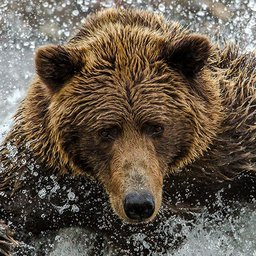
%> input picture Assignment1/source code/bear.jpg, 256 x 256 px
$ octave Task1.m   (GNU Octave 9; MATLAB toolbox functions it lacks are replaced by stand-ins)
%> lines starting %> are read from the running program, lines starting %| are printed output that depends on the picture
%% Virtual computing and mixed Reality - Assignment 1 - Problem 1
% Histogram Equalization
% Naveena Katpally && Shruthi Kura
% Date : 09.29.2016
%%
clear all;
close all;
clc;
%% reading the color image
rgb_img=imread('bear.jpg');
%> rgb_img is the input picture: size 256x256x3 uint8; mean R, G, B 100.7, 88.7, 74.8
figure;
imshow(rgb_img);
title('rgb color image');
%% converting the color image to gray image
gray_img=rgb2gray(rgb_img);
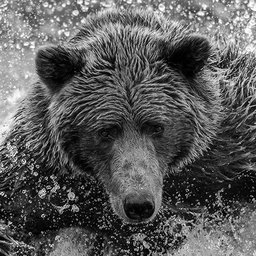
%> gray_img: size 256x256 uint8; min 0, max 255, mean 90.7
figure
imshow(gray_img);
title('gray image')
%% calculating the histogram
 gray_img=double(gray_img);
%> gray_img: size 256x256 double
maxv_gray=max(max(gray_img));
%> maxv_gray = 255
[x y]=size(gray_img);
%> x = 256; y = 256
l=x*y;
%> l = 65536
m=zeros(1,300);
n=zeros(1,300);
for i=1:x
  for j=1:y
     if gray_img(i,j) == 0
       gray_img(i,j)=1;
     end
  end
end
%> gray_img: size 256x256 double; min 1, max 255, mean 90.7
for i=1:x
  for j=1:y
    t = gray_img(i,j);
    m(t) = m(t) + 1;
  end
end
%> after the loop, m = 300 values, max 627 at index 1, min 0 at index 256, mean 218.5
% The height of each bar is, (number of observations in the bin) / (total number of observations * width of bin)
probf = m/l;
%> probf = 300 values, max 0.00957 at index 1, min 0 at index 256, mean 0.00333
% The height of each bar is equal to the cumulative relative number of observations in the bin and all previous bins.
cumf(1) = probf(1);
for x=2:maxv_gray
  cumf(x) = probf(x) + cumf(x-1);
end
%> after the loop, cumf = 255 values from 0.00957 to 1
v = round(cumf * maxv_gray);
%> v = 255 values from 2 to 255
v = v + 1;
%> v = 255 values from 3 to 256
for r=1:x
   for s=1:y
    temp=gray_img(r,s);
    val(r,s)=v(temp);
    t=val(r,s);
    n(t)=n(t)+1;
end
end
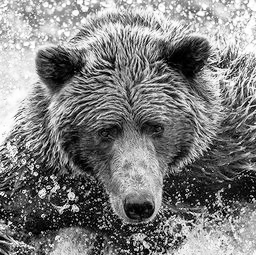
%> val: size 255x256 double; min 3, max 256, mean 129; drawn with min black and max white
%> after the loop, n = 300 values, max 626 at index 3, min 0 at index 1, mean 217.6
val=val-1;
figure
subplot(2,1,1)
bar(m)
title('Histogram of the Original Image');
subplot(2,1,2)
bar(n)
title('Histogram equalisation of Image');
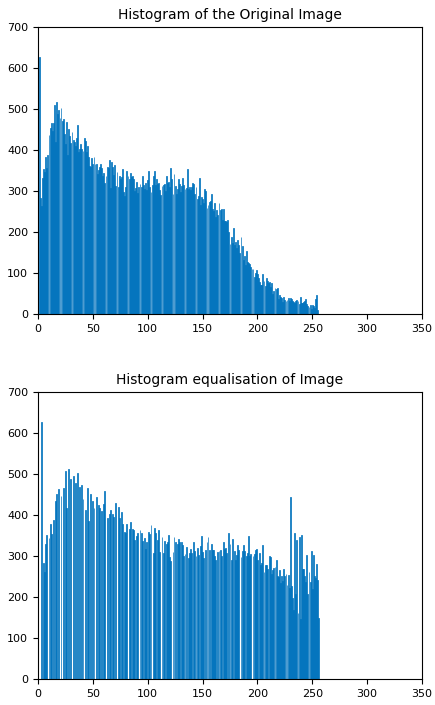
%> figure redrawn from the program's plot data, 2 panels; panel 1: tallest bar 627 high, from x = 0.6 to 1.4; panel 2: tallest bar 626 high, from x = 2.6 to 3.4
